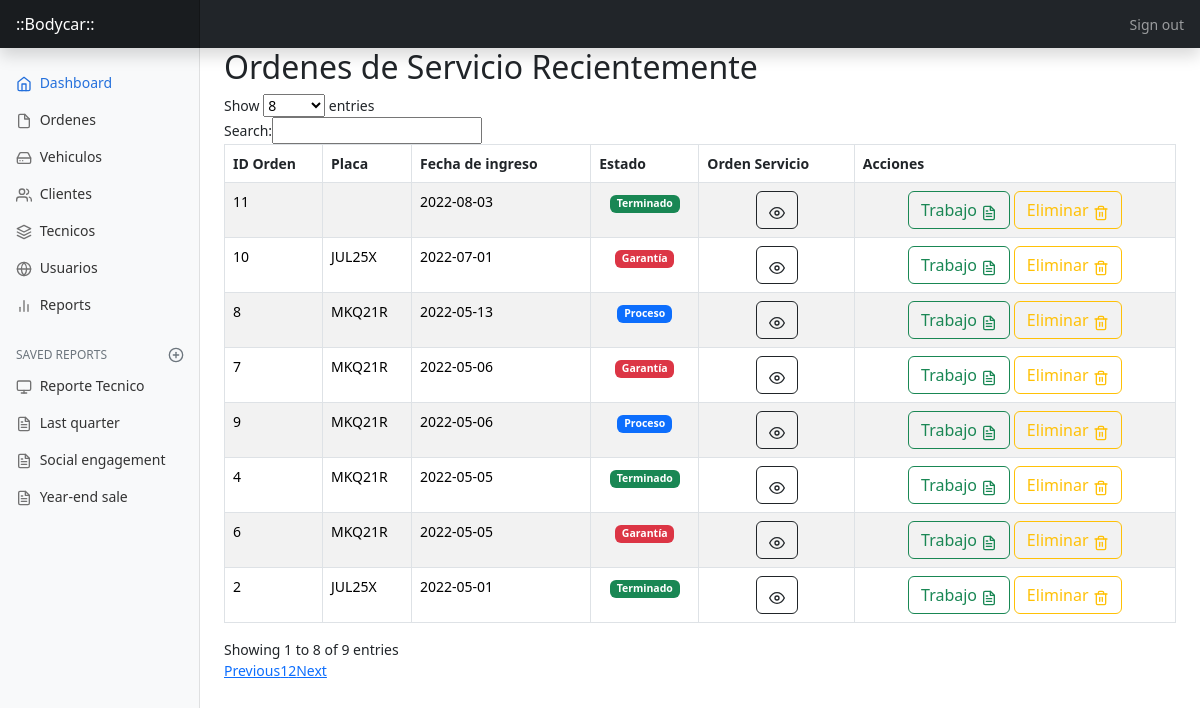
Page /dashboard.php on the committed database.
### tables this page shows
CREATE TABLE `orden` (
  `id` bigint(20) UNSIGNED NOT NULL,
  `fec_ing` date NOT NULL,
  `fec_ent` date NOT NULL,
  `ord_est` int(1) NOT NULL,
  `ord_obs` varchar(500) NOT NULL,
  `ord_veh` varchar(255) NOT NULL
);

CREATE TABLE `vehiculo` (
  `id` bigint(20) UNSIGNED NOT NULL,
  `veh_pla` varchar(255) NOT NULL,
  `veh_mar` varchar(255) NOT NULL,
  `veh_col` varchar(255) NOT NULL,
  `veh_km` varchar(255) NOT NULL,
  `veh_inv` varchar(200) NOT NULL,
  `veh_otr` varchar(10) NOT NULL,
  `veh_obs` varchar(1000) NOT NULL,
  `veh_cli` int(255) NOT NULL
);

### conectar.php (called while the page is built)
<?php
  class Conectar
  {
   public static function con(){
    $hostname_db = "localhost";
    $database_db = "bodycar";
    $username_db = "root";
    $password_db = "";
    $conexion = mysqli_connect($hostname_db, $username_db, $password_db);
    mysqli_select_db($conexion,$database_db) or die ("Ninguna DB seleccionada");
    return $conexion;
  }
}

### m_orden.php (called while the page is built, shortened)
<?php
require_once 'conectar.php';
class Orden {
  private $registro;
  function __construct() {
    $this->registro=array();
  }
  public function get_orden(){
   $sql="select * from orden";
   $res=mysqli_query(Conectar::con(),$sql) or die(mysqli_error());
   while($reg=mysqli_fetch_assoc($res))
   {
     $this->registro[]=$reg;
   }
   return $this->registro;
 }
}
?>

### dashboard.php (the view, shortened to what this page needs)
<!doctype html>
<html lang="en">
<?php
require_once 'm_orden.php';
?>
  <head>
<link href="assets/dist/css/bootstrap.min.css" rel="stylesheet">
<link rel="stylesheet" type="text/css" href="//code.jquery.com/ui/1.12.1/themes/cupertino/jquery-ui.css">
  <link rel="stylesheet" type="text/css" href="//cdn.datatables.net/1.10.13/css/dataTables.jqueryui.min.css">
    <link href="dashboard.css" rel="stylesheet">
  </head>
  <body>
<header class="navbar navbar-dark sticky-top bg-dark flex-md-nowrap p-0 shadow">
  <a class="navbar-brand col-md-3 col-lg-2 me-0 px-3 fs-6" href="#">::Bodycar::</a>
  <div class="navbar-nav">
    <div class="nav-item text-nowrap">
      <a class="nav-link px-3" href="logout.php">Sign out</a>
    </div>
  </div>
</header>
<div class="container-fluid">
  <div class="row">
    <nav id="sidebarMenu" class="col-md-3 col-lg-2 d-md-block bg-light sidebar collapse">
      <div class="position-sticky pt-3 sidebar-sticky">
        <ul class="nav flex-column">
          <li class="nav-item">
            <a class="nav-link active" aria-current="page" href="#">
              <span data-feather="home" class="align-text-bottom"></span>
              Dashboard
            </a>
          </li>
          <li class="nav-item">
            <a class="nav-link" href="listado_orden.php">
              <span data-feather="file" class="align-text-bottom"></span>
              Ordenes
            </a>
          </li>
          <li class="nav-item">
            <a class="nav-link" href="listado_vehiculo.php">
              <span data-feather="hard-drive" class="align-text-bottom"></span>
            Vehiculos
            </a>
          </li>
          <li class="nav-item">
            <a class="nav-link" href="listado_cliente.php">
              <span data-feather="users" class="align-text-bottom"></span>
              Clientes
            </a>
          </li>
          <li class="nav-item">
            <a class="nav-link" href="Listado_tecnico.php">
              <span data-feather="layers" class="align-text-bottom"></span>
              Tecnicos
            </a>
          </li>
          <li class="nav-item">
            <a class="nav-link" href="under-construction.php">
              <span data-feather="globe" class="align-text-bottom"></span>
              Usuarios
            </a>
          </li>
          <li class="nav-item">
            <a class="nav-link" href="under-construction.php">
              <span data-feather="bar-chart-2" class="align-text-bottom"></span>
              Reports
            </a>
          </li>
        </ul>
        <h6 class="sidebar-heading d-flex justify-content-between align-items-center px-3 mt-4 mb-1 text-muted text-uppercase">
          <span>Saved reports</span>
          <a class="link-secondary" href="#" aria-label="Add a new report">
            <span data-feather="plus-circle" class="align-text-bottom"></span>
          </a>
        </h6>
        <ul class="nav flex-column mb-2">
          <li class="nav-item">
            <a class="nav-link" href="#">
              <span data-feather="monitor" class="align-text-bottom"></span>
              Reporte Tecnico
            </a>
          </li>
          <li class="nav-item">
            <a class="nav-link" href="#">
              <span data-feather="file-text" class="align-text-bottom"></span>
              Last quarter
            </a>
          </li>
          <li class="nav-item">
            <a class="nav-link" href="#">
              <span data-feather="file-text" class="align-text-bottom"></span>
              Social engagement
            </a>
          </li>
          <li class="nav-item">
            <a class="nav-link" href="#">
              <span data-feather="file-text" class="align-text-bottom"></span>
              Year-end sale
            </a>
          </li>
        </ul>
      </div>
    </nav>
    <main class="col-md-9 ms-sm-auto col-lg-10 px-md-4">
      <h2>Ordenes de Servicio Recientemente</h2>
      <div class="table-responsive">
        <table id="datatable" class="table table-fit display table-striped table-bordered table-hover" cellspacing="0" width="100%">
                          <thead>
                            <tr class="alert-warning">
                              <th>ID Orden</th>
                              <th>Placa</th>
                              <th>Fecha de ingreso</th>
                              <th>Estado</th>
                              <th>Orden Servicio</th>
                              <th>Acciones</th>
                            </tr>
                          </thead>
                          <tbody>
                            <?php
                            $regis = new Orden();
                            $array_articles = $regis->get_orden();
                            ?>
                            <?php foreach ($array_articles as $key => $value) { ?>
                            <tr class="odd gradeX">
                               <td><a href="javascript:void(0);" onClick="window.location='editar_orden.php?id=<?php echo $value["id"];?>';" data-toggle="tooltip" title="" style='text-decoration:none;color:black;'><?php echo $value["id"]; ?></a>
                              </td>
                              <td><a href="javascript:void(0);" onClick="window.location='editar_orden.php?id=<?php echo $value["id"];?>';" data-toggle="tooltip" title="" style='text-decoration:none;color:black;'>
                                  <?php
                      $id_veh=$value["ord_veh"];
                      $sqlpro="Select veh_pla FROM vehiculo where id=$id_veh";
                      $respro=mysqli_query(Conectar::con(),$sqlpro) or die(mysqli_error());
                      while($lista1=mysqli_fetch_array($respro))
                      echo $lista1["veh_pla"];
                    ?>
                                </a>
                              </td>
                              <td><a href="javascript:void(0);" onClick="window.location='editar_orden.php?id=<?php echo $value["id"];?>';" data-toggle="tooltip" title="" style='text-decoration:none;color:black;'><?php echo $value["fec_ing"]; ?></a>
                              </td>
                              <td><a href="javascript:void(0);" onClick="window.location='editar_orden.php?id=<?php echo $value["id"];?>';" data-toggle="tooltip" title="Orden Servicio" style='text-decoration:none;color:black;'>
                                   <div class="text-center">
                                    <?php
                                    if ($value["ord_est"]=='1') {?><span class="badge bg-primary"> <?php echo " Proceso";}
                                elseif ($value["ord_est"]=='2') {?><span class="badge bg-success"> <?php echo " Terminado";}
                                elseif ($value["ord_est"]=='3') {?><span class="badge bg-danger"> <?php echo " Garantía";}
                              ?>
                                </span>
                              </div>
                              </a></td>
                              <td>
                               <div class="text-center">
                                    <a href="javascript:void(0);" onClick="window.location='v_trabajo.php?id=<?php echo $value["id"];?>';" data-toggle="tooltip" title="Orden de Servicio" class="btn btn-xs btn-outline-dark"> <span data-feather="eye" class="align-text-bottom"></span></a>
                              </div>
                              </td>
                              <td class="actions">
                                  <div class="text-center">
                                    <a href="javascript:void(0);" onClick="window.location='v_trabajo.php?id=<?php echo $value["id"];?>';" data-toggle="tooltip" title="Descripcion del trabajo" class="btn btn-xs btn-outline-success">Trabajo <span data-feather="file-text" class="align-text-bottom"></span></a>
                                    <a href="javascript:void(0);" onClick="eliminar('eliminar_orden.php?id=<?php echo $value["id"];?>')" data-toggle="tooltip" title="Eliminar" class="btn btn-xs btn-outline-warning">Eliminar <span data-feather="trash-2" class="align-text-bottom"></span></a>
                                  </div>
                                </td>
                              </tr>
                              <?php } ?>
                            </tbody>
                          </table>
      </div>
    </main>
  </div>
</div>
  </body>
</html>

### dashboard.css (style rules this page uses)
body { font-size: .875rem; }
.feather { width: 16px; height: 16px; }
.sidebar { position: fixed; top: 0; bottom: 0; left: 0; z-index: 100; padding: 48px 0 0; box-shadow: inset -1px 0 0 rgba(0, 0, 0, .1); }
.sidebar-sticky { height: calc(100vh - 48px); overflow-x: hidden; overflow-y: auto; }
.sidebar .nav-link { font-weight: 500; color: #333; }
.sidebar .nav-link .feather { margin-right: 4px; color: #727272; }
.sidebar .nav-link.active { color: #2470dc; }
.sidebar .nav-link:hover .feather, .sidebar .nav-link.active .feather { color: inherit; }
.sidebar-heading { font-size: .75rem; }
.navbar-brand { padding-top: .75rem; padding-bottom: .75rem; background-color: rgba(0, 0, 0, .25); box-shadow: inset -1px 0 0 rgba(0, 0, 0, .25); }

### rows in the picture
orden: id "2", fec_ing "2022-05-01", ord_est "Terminado"
vehiculo: veh_pla "JUL25X"
orden: id "4", fec_ing "2022-05-05", ord_est "Terminado"
vehiculo: veh_pla "MKQ21R"
orden: id "6", fec_ing "2022-05-05", ord_est "Garantía"
vehiculo: veh_pla "MKQ21R"
orden: id "7", fec_ing "2022-05-06", ord_est "Garantía"
orden: id "8", fec_ing "2022-05-13", ord_est "Proceso"
orden: id "9", fec_ing "2022-05-06", ord_est "Proceso"
orden: id "10", fec_ing "2022-07-01", ord_est "Garantía"
orden: id "11", fec_ing "2022-08-03", ord_est "Terminado"
